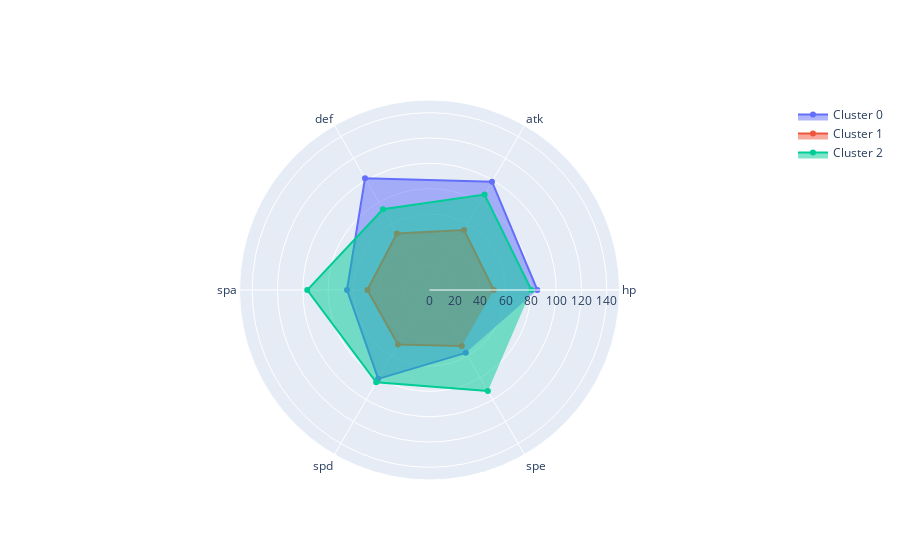

Write notebook code for a chart like this one.
### Code cell
# Radar chart with all clusters in the same plot
fig = go.Figure()

for i in range(rows):
    fig.add_trace(
        go.Scatterpolar(
            r=centroides.iloc[i].values,
            theta=cols,
            fill="toself",
            name=f"Cluster {i}",
        ),
    )
        
fig.update_layout(
    polar=dict(
        radialaxis=dict(visible=True, range=[0, 150]),
        angularaxis=dict(showline=True, showticklabels=True),
    )
)

fig.show()

### Figure 1 — Plotly figure (JSON) as saved in the notebook; plotly's stock layout.template omitted (floating-point values rounded to 4 significant figures)
{"data": [{"fill": "toself", "name": "Cluster 0", "r": [85.13, 98.71, 101.8, 65.14, 81.02, 57.31, 0], "theta": ["hp", "atk", "def", "spa", "spd", "spe"], "type": "scatterpolar"}, {"fill": "toself", "name": "Cluster 1", "r": [50.69, 54.59, 51.49, 49.06, 49.77, 51.02, 1], "theta": ["hp", "atk", "def", "spa", "spd", "spe"], "type": "scatterpolar"}, {"fill": "toself", "name": "Cluster 2", "r": [80.41, 86.97, 73.58, 96.51, 84.15, 92.15, 2], "theta": ["hp", "atk", "def", "spa", "spd", "spe"], "type": "scatterpolar"}], "layout": {"polar": {"angularaxis": {"showline": true, "showticklabels": true}, "radialaxis": {"range": [0, 150], "visible": true}}}}
